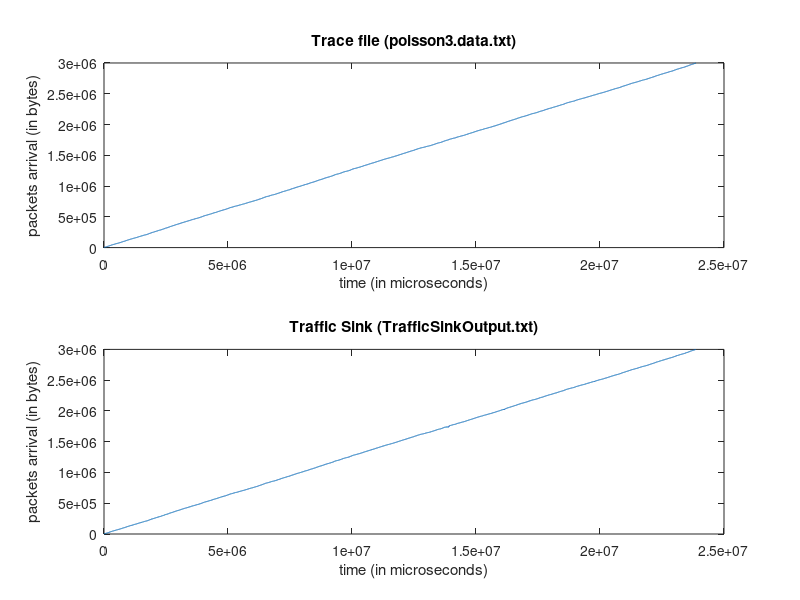

MATLAB code for this plot:
clc;clear all;
%%%%%%%%%%%%%%%%%%%%%%%%%%%%%%%%%%%%%%%%%%%%%%%%%%%%%%%%%%%%%%%%%%%
%Reading data from a file
%Note that time is in micro seconds and packetsize is in Bytes
%%%%%%%%%%%%%%%%%%%%%%%%%%%%%%%%%%%%%%%%%%%%%%%%%%%%%%%%%%%%%%%%%%%
[packet_no_p, time_p, packetsize_p] = textread('poisson3.data.txt', '%f %f %f');

%PLOT1
figure(1);

times1 = zeros(1,30000);
arrivals1 = zeros(1,30000);

times1(1) = time_p(1);
arrivals1(1) = packetsize_p(1);
i=2
while i<=30000
    times1(i) = time_p(i);
    arrivals1(i) = arrivals1(i-1) + packetsize_p(i);
    i=i+1;
end
 
subplot(2,1,1);
plot(times1,arrivals1);
title('Trace file (poisson3.data.txt)');
xlabel('time (in microseconds)');
ylabel('packets arrival (in bytes)');


[packet_no_p2, packetsize_p2, arrival_time] = textread('TrafficSinkOutput.txt', '%f %f %f');

times2 = zeros(1,30000);
arrival2 = zeros(1,30000);

times2(1) = arrival_time(1);
arrival2(1) = packetsize_p2(1);
i=2
while i<=30000
    times2(i) = times2(i-1) + arrival_time(i);
    arrival2(i) = arrival2(i-1) + packetsize_p2(i);
    i=i+1;
end

subplot(2,1,2);
plot(times2,arrival2);
title('Traffic Sink (TrafficSinkOutput.txt)');
xlabel('time (in microseconds)');
ylabel('packets arrival (in bytes)');


